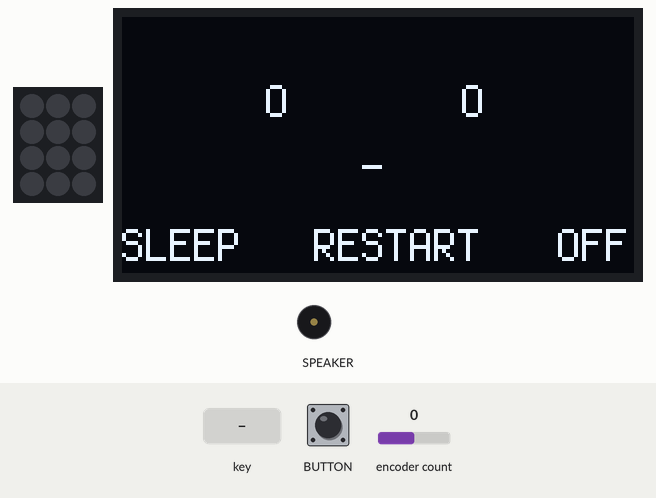
A program run on a simulated Adafruit MacroPad running CircuitPython. On the bench: 3×4 RGB LED matrix, 128×64 one-colour display, buzzer (waves = sounding). The test bench sets the inputs (shaded band); at power-on: encoder count 0. Dim RGB values are drawn brighter than linear; USB keyboard and mouse output is not drawn.

Above: at 1.2 s.
1.3 s: key number 0 pressed for 0.2 s
At 1.4 s:
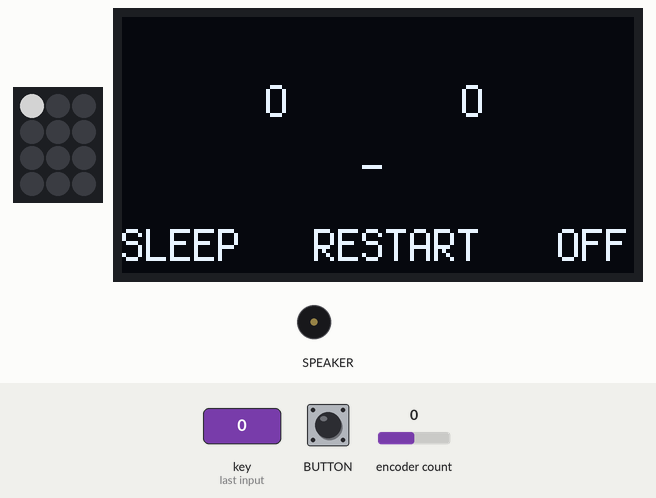
3.1 s: encoder count set to 1
At 3.6 s:
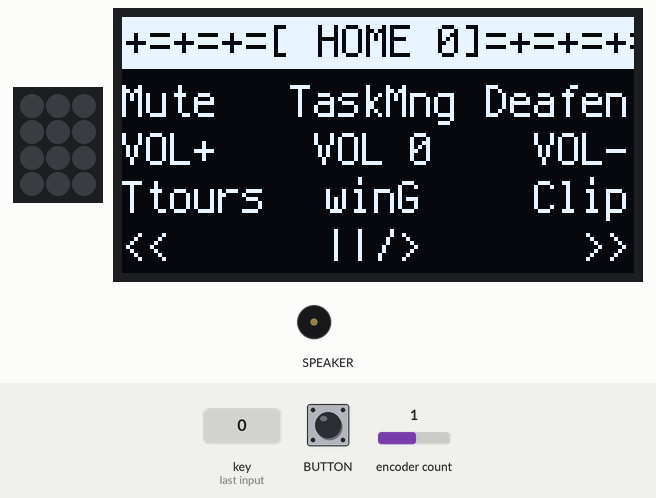
4.6 s: key number 1 pressed for 0.2 s
At 4.84 s:
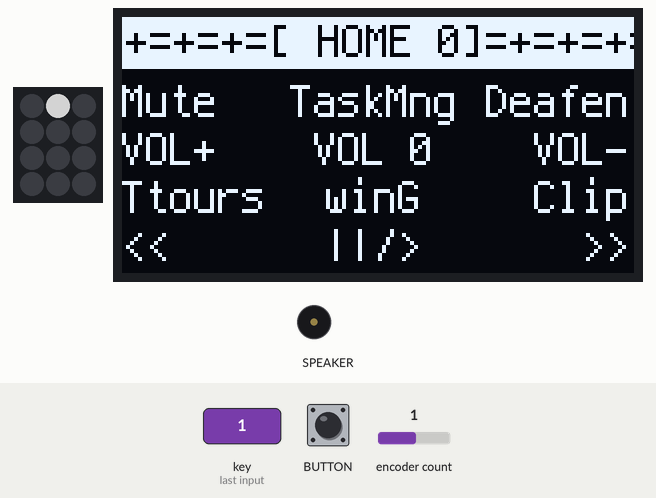
6.7 s: encoder count set to 2
At 7.5 s:
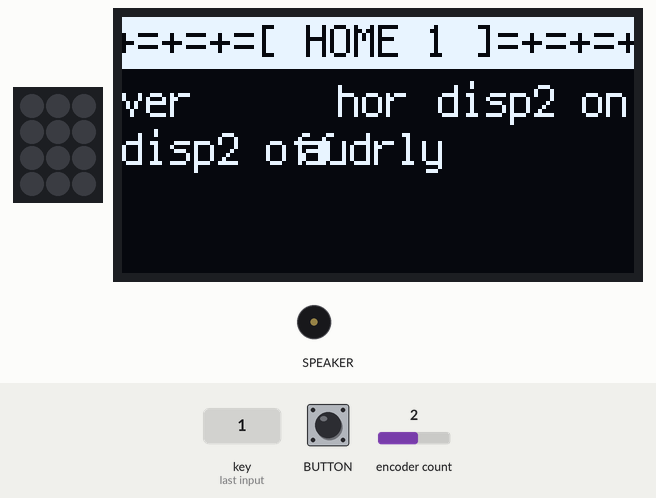
8.2 s: key number 2 pressed for 0.2 s
At 9.2 s:
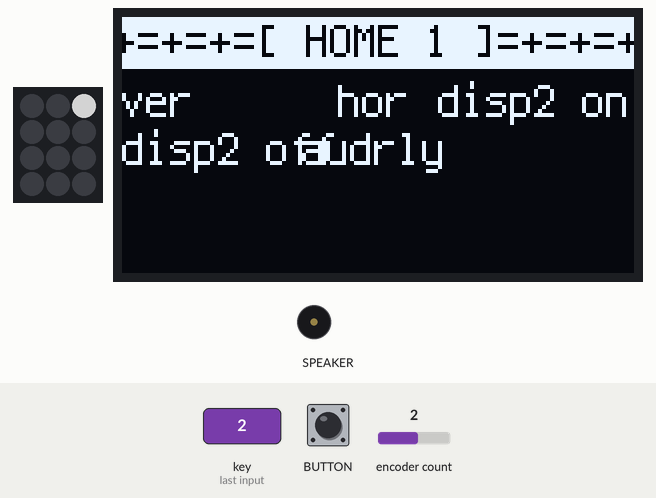
11.1 s: encoder count set to 3
At 12.0 s:
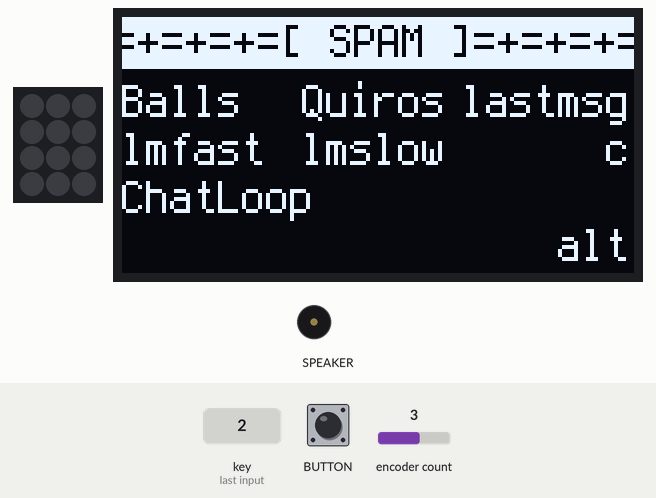
Timing chart, 0 to 13.6 s (numbered marks = the images above; inputs shaded):
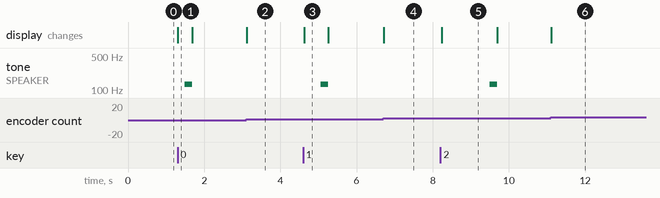

Measured:
- after the input at 1.3 s, tone on SPEAKER: silent → 131 Hz after 0.19 s, → silent 0.20 s later
- after the input at 3.1 s, the display: changes at once (image 2)
- after the input at 4.6 s, tone on SPEAKER: silent → 131 Hz after 0.46 s, → silent 0.20 s later
- after the input at 6.7 s, the display: changes at once (image 4)
- after the input at 8.2 s, tone on SPEAKER: silent → 131 Hz after 1.3 s, → silent 0.20 s later
- after the input at 11.1 s, the display: changes at once (image 6)
- what the display in image 3 shows lasts 0.7 s, from 4.6 s to 5.3 s

The program:

code.py
```python
import time
import displayio  # type: ignore
import terminalio
import usb_hid
from adafruit_display_shapes.rect import Rect
from adafruit_display_text import label
from adafruit_macropad import MacroPad
from adafruit_hid.keycode import Keycode
from adafruit_hid.consumer_control_code import ConsumerControlCode
from adafruit_hid.mouse import Mouse

macropad = MacroPad()
macropad.display.auto_refresh = False
macropad.pixels.auto_write = False

# Macro labels group
macro_group = displayio.Group()
macro_labels = []
for key_index in range(12):
    x = key_index % 3
    y = key_index // 3
    lbl = label.Label(terminalio.FONT, text='', color=0xFFFFFF,
                      anchored_position=((macropad.display.width - 1) * x / 2,
                                         macropad.display.height - 1 - (3 - y) * 12),
                      anchor_point=(x / 2, 1.0))
    macro_labels.append(lbl)
    macro_group.append(lbl)

rect = Rect(0, 0, macropad.display.width, 13, fill=0xFFFFFF)
macro_group.append(rect)
macro_group.append(label.Label(terminalio.FONT, text='', color=0x000000,
                               anchored_position=(macropad.display.width // 2, 0),
                               anchor_point=(0.5, 0.0)))

root_group = displayio.Group()
root_group.append(macro_group)
macropad.display.root_group = root_group
mouse = Mouse(usb_hid.devices)

# Hardcoded macro groups
apps = [
    {
        'name': '',
        'macros': [
            (0x000000, '      O', ['Kushkush024!', {'tone': 131}]),
            (0x000000, '', ['Kushkush024!', {'tone': 131}]),
            (0x000000, 'O      ', ['Kushkush024!', {'tone': 131}]),
            (0x000000, '', ['2004119180743', {'tone': 131}]),
            (0x000000, '_', ['2004119180743', {'tone': 131}]),
            (0x000000, '', ['2004119180743', {'tone': 131}]),
            (0x000000, '', ['2004119180743', {'tone': 131}]),
            (0x000000, '', ['2004119180743', {'tone': 131}]),
            (0x000000, '', ['2004119180743', {'tone': 131}]),
            (0x000000, 'SLEEP', [Keycode.WINDOWS, 'x', -Keycode.WINDOWS, 0.5, 'g', 0.5, 's', {'tone': 131}]),
            (0x000000, '  RESTART', [Keycode.WINDOWS, 'x', -Keycode.WINDOWS, 0.5, 'g', 0.5, 'r', {'tone': 131}]),
            (0x000000, 'OFF', [Keycode.WINDOWS, 'x', -Keycode.WINDOWS, 0.5, 'g', 0.5, 'a', {'tone': 131}]),
        ]
    },
    {
        'name': '=+=+=+=+=[ HOME 0]=+=+=+=+=',
        'macros': [
            (0x000000, 'Mute', [Keycode.CONTROL, Keycode.SHIFT, Keycode.LEFT_ALT, 'm', {'tone': 131}]),
            (0x000000, 'TaskMng', [Keycode.WINDOWS, Keycode.R, -Keycode.R, -Keycode.WINDOWS, 0.3, 'taskmgr', Keycode.ENTER, -Keycode.ENTER, {'tone': 131}]),
            (0x000000, 'Deafen', [Keycode.CONTROL, Keycode.SHIFT, '.', {'tone': 131}]),
            (0x000000, 'VOL+', [[ConsumerControlCode.VOLUME_INCREMENT]], 0.1, {'tone': 131}),
            (0x000000, 'VOL 0', [[ConsumerControlCode.MUTE]], {'tone': 131}),
            (0x000000, 'VOL-', [[ConsumerControlCode.VOLUME_DECREMENT]], 0.1, {'tone': 131}),
            (0x000000, 'Ttours', [Keycode.CONTROL, Keycode.SHIFT, 'i', Keycode.F12, -Keycode.F12, -Keycode.SHIFT, -Keycode.CONTROL, {'tone': 131}]),
            (0x000000, 'winG', [Keycode.WINDOWS, 'g', {'tone': 131}]),
            (0x000000, 'Clip', [Keycode.CONTROL, Keycode.SHIFT, ']', {'tone': 131}]),
            (0x000000, '<<', [[ConsumerControlCode.SCAN_PREVIOUS_TRACK], {'tone': 131}]),
            (0x000000, '||/>', [[ConsumerControlCode.PLAY_PAUSE], {'tone': 131}]),
            (0x000000, '>>', [[ConsumerControlCode.SCAN_NEXT_TRACK], {'tone': 131}]),
        ]
    },
    {
        'name': '=+=+=+=+=[ HOME 1 ]=+=+=+=+=',
        'macros': [
            (0x000000, 'ver', [{'move_x': -1920, 'move_y': 0, 'steps': 1, 'step_delay': 0}, Keycode.CONTROL, Keycode.LEFT_ALT, Keycode.DOWN_ARROW, -Keycode.DOWN_ARROW, -Keycode.LEFT_ALT, -Keycode.CONTROL, {'tone': 131}]),
            (0x000000, 'hor', [{'move_x': -1920, 'move_y': 0, 'steps': 1, 'step_delay': 0}, Keycode.CONTROL, Keycode.LEFT_ALT, Keycode.LEFT_ARROW, -Keycode.LEFT_ARROW, -Keycode.LEFT_ALT, -Keycode.CONTROL, {'tone': 131}]),
            (0x000000, 'disp2 on', [Keycode.WINDOWS, 'r', -Keycode.WINDOWS, 0.3, 'powershell Start-ScheduledTask -TaskName "poopoofartnigga2"', Keycode.ENTER, -Keycode.ENTER, {'tone': 131}]),
            (0x000000, 'disp2 off', [Keycode.WINDOWS, Keycode.R, -Keycode.R, -Keycode.WINDOWS, 0.4, 'schtasks /run /tn "poopoofartnigga3"', Keycode.ENTER, -Keycode.ENTER, {'tone': 131}]),
            (0x000000, 'audrly', [Keycode.WINDOWS, Keycode.R, -Keycode.R, -Keycode.WINDOWS, 0.4, 'schtasks /run /tn "auduorelay"', Keycode.ENTER, -Keycode.ENTER, {'tone': 131}]),
            (0x000000, '', ['', {'tone': 131}]),
            (0x000000, '', ['', {'tone': 131}]),
            (0x000000, '', ['', {'tone': 131}]),
            (0x000000, '', ['', {'tone': 131}]),
            (0x000000, '', ['', {'tone': 131}]),
            (0x000000, '', ['', {'tone': 131}]),
            (0x000000, '', ['', {'tone': 131}]),
        ]
    },
    {
        'name': '=+=+=+=+=[ SPAM ]=+=+=+=+=',
        'macros': [
            (0x000000, 'Balls', [Keycode.ENTER, 0.5, 'Balls', Keycode.ENTER, {'tone': 131}]),
            (0x000000, 'Quiros', [Keycode.ENTER, 0.5, 'Adrian Quiros Salazar', Keycode.ENTER, {'tone': 131}]),
            (0x000000, 'lastmsg', [1.0, Keycode.UP_ARROW, -Keycode.UP_ARROW, Keycode.ENTER, -Keycode.ENTER], 4.4),
            (0x000000, 'lmfast', [1.0, Keycode.UP_ARROW, -Keycode.UP_ARROW, Keycode.ENTER, -Keycode.ENTER], 2.4),
            (0x000000, 'lmslow', [1.0, Keycode.UP_ARROW, -Keycode.UP_ARROW, Keycode.ENTER, -Keycode.ENTER], 7.4),
            (0x000000, 'c', ['C', {'tone': 131}],0.03),
(0x000000, 'ChatLoop', [
    {'move_x': -10000, 'move_y': -10000, 'steps': 1, 'step_delay': 0},
    {'move_x': 100, 'move_y': 1355, 'steps': 1, 'step_delay': 0},
    {'buttons': 1}, {'buttons': -1},
    2.0,
    {'move_x': -10000, 'move_y': -10000, 'steps': 1, 'step_delay': 0},
    {'move_x': 100, 'move_y': 1855, 'steps': 1, 'step_delay': 0},
    {'buttons': 1}, {'buttons': -1},
    2.0
], 2.0),
            (0x000000, '', ['', {'tone': 131}]),
            (0x000000, '', ['', {'tone': 131}]),
            (0x000000, '', ['', {'tone': 131}]),
            (0x000000, '', ['', {'tone': 131}]),
            (0x000000, 'alt', [Keycode.WINDOWS, 'r', -Keycode.WINDOWS, 0.3, 'powershell Start-ScheduledTask -TaskName "altspam2"', Keycode.ENTER, -Keycode.ENTER, {'tone': 131}]),
        ]
    },

]

class App:
    def __init__(self, appdata):
        self.name = appdata['name']
        self.macros = appdata['macros']

    def switch(self):
        macro_group[13].text = self.name
        rect.fill = 0xFFFFFF if self.name else 0x000000
        for i in range(12):
            if i < len(self.macros):
                macropad.pixels[i] = self.macros[i][0]
                macro_labels[i].text = self.macros[i][1]
            else:
                macropad.pixels[i] = 0
                macro_labels[i].text = ''
        macropad.keyboard.release_all()
        macropad.consumer_control.release()
        macropad.mouse.release_all()
        macropad.stop_tone()
        macropad.pixels.show()
        macropad.display.refresh()

app_objects = [App(app) for app in apps]
last_position = macropad.encoder
app_index = 0
app_objects[app_index].switch()

# State for toggling loops and last fired time
loop_enabled = [False] * 12
last_fired = [0.0] * 12

def run_macro_sequence(seq):
    for item in seq:
        if isinstance(item, int):
            if item >= 0:
                macropad.keyboard.press(item)
            else:
                macropad.keyboard.release(-item)

        elif isinstance(item, float):
            time.sleep(item)

        elif isinstance(item, str):
            macropad.keyboard_layout.write(item)

        elif isinstance(item, list):
            for code in item:
                if isinstance(code, int):
                    macropad.consumer_control.press(code)
                    macropad.consumer_control.release()
                elif isinstance(code, float):
                    time.sleep(code)

        elif isinstance(item, dict):
            # Mouse move
            if 'move_x' in item or 'move_y' in item:
                steps = item.get('steps', 1)
                delay = item.get('step_delay', 0.01)
                dx = item.get('move_x', 0) // steps
                dy = item.get('move_y', 0) // steps
                for _ in range(steps):
                    macropad.mouse.move(dx, dy)
                    time.sleep(delay)

            # Mouse buttons
            if 'buttons' in item:
                if item['buttons'] >= 0:
                    macropad.mouse.press(item['buttons'])
                else:
                    macropad.mouse.release(-item['buttons'])

            # Scroll or fine move
            if 'x' in item or 'y' in item or 'wheel' in item:
                macropad.mouse.move(item.get('x', 0), item.get('y', 0), item.get('wheel', 0))

            # Tone
            if 'tone' in item:
                macropad.stop_tone()
                if item['tone'] > 0:
                    macropad.start_tone(item['tone'])
                time.sleep(0.2)
                macropad.stop_tone()

            # Audio file
            if 'play' in item:
                macropad.play_file(item['play'])


while True:
    # Handle encoder page turning
    position = macropad.encoder
    if position != last_position:
        last_position = position
        app_index = position % len(app_objects)
        app_objects[app_index].switch()
        # Reset loops on app switch if you want
        loop_enabled = [False] * 12

    event = macropad.keys.events.get()
    now = time.monotonic()

    if event:
        key = event.key_number
        if key >= len(app_objects[app_index].macros):
            continue

        macro = app_objects[app_index].macros[key]
        color, label_txt, seq, *maybe_interval = macro
        interval = maybe_interval[0] if maybe_interval else None

        if event.pressed:
            if interval is not None:
                # Toggle loop on/off
                loop_enabled[key] = not loop_enabled[key]
                macropad.pixels[key] = 0xFFFFFF if loop_enabled[key] else color
                macropad.pixels.show()
                if not loop_enabled[key]:
                    last_fired[key] = 0  # Reset timer when stopped
            else:
                macropad.pixels[key] = 0xFFFFFF           # flash white
                macropad.pixels.show()
                run_macro_sequence(seq)                   # do the macro
                macropad.pixels[key] = color              # restore original color
                macropad.pixels.show()

        elif event.released:
            # Optionally reset pixel color if not looping
            if not loop_enabled[key]:
                macropad.pixels[key] = color
                macropad.pixels.show()

    # Run looping macros if enabled and enough time passed
    for i, macro in enumerate(app_objects[app_index].macros):
        color, label_txt, seq, *maybe_interval = macro
        interval = maybe_interval[0] if maybe_interval else None
        if interval is not None and loop_enabled[i]:
            if now - last_fired[i] >= interval:
                last_fired[i] = now
                run_macro_sequence(seq)
```
